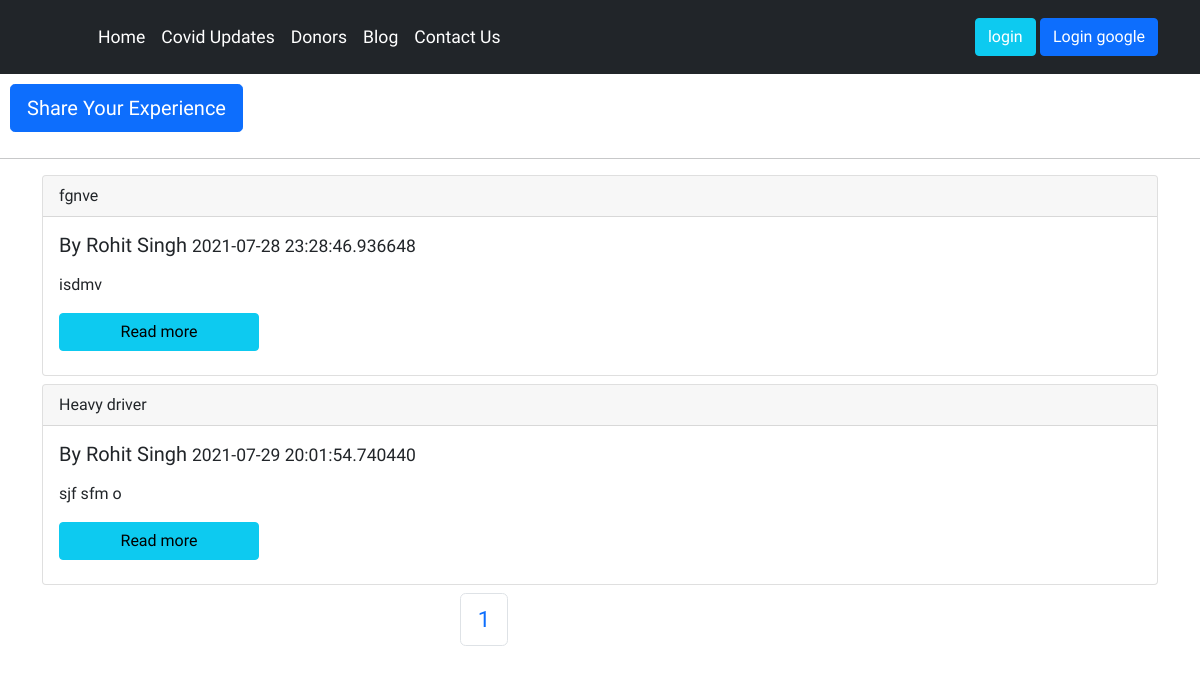
Screenshot of /blog/ with the database file from the repository.
### blog/models.py (models this page shows, shortened)
class Post(models.Model):
    sno=models.AutoField(primary_key=True)
    title=models.CharField(max_length=255)
    author=models.CharField(max_length=50)
    authorUsername=models.CharField(max_length=50, default="")
    Timestamp=models.CharField(max_length=50)
    blog_img = models.ImageField(upload_to='')
    content=models.TextField()

### blog/views.py (the view)
# urls.py: path('', views.blogHome, name='blogHome'),
def blogHome(request):
    post = Post.objects.all().order_by('sno')
    paginator = Paginator(post, 4)
    Page_number = request.GET.get('page')
    Page_obj = paginator.get_page(Page_number)
    messages.success(request, "Your message has been successfully sent")
    return render(request, 'blog/blogHome.html', {"page_obj": Page_obj})

### templates/blog/blogHome.html (shortened to what this page needs)
{% extends 'base.html' %}
{% block body %}
<a href="/blog/addblog">
  <button type="button" id="share" class="btn btn-lg btn-primary">Share Your Experience</button>
</a>
<hr>
<div class="container">
  {% for post in page_obj %}
  <div class="card my-2 cardd {% cycle 'left1' 'right1' 'left2' 'right2' %}">
    <div class="card-header">
      {{post.title}}
    </div>
    <div class="card-body">
      <h5 class="card-title">By {{post.author}} <small>{{post.Timestamp}} </small></h5>
      <p class="card-text">
        {% autoescape off %}{{post.content|slice:200}}{% endautoescape %}
      </p>
      <a href="/blog/{{post.sno}}" class="btn btn-info my-2 block">Read more</a>
    </div>
  </div>
  {% endfor %}
  <div id="pagination">
    <nav aria-label="Page navigation example">
      <ul class="pagination">
        <li class="page-item  right2"><a class="page-link" href="#">{{page_obj.number}}</a></li>
      </ul>
    </nav>
  </div>
</div>
{% endblock %}

### templates/blog/blogHome.html (style rules this page uses)
#pagination { margin: auto; width: 200px; zoom: 1.4; }
#share { margin: 10px; }
.left1 { animation: left1 0.3s ease-out 1 forwards; }
.right1 { position: relative; right: -200px; visibility: hidden; animation: right1 0.3s ease-out 1 0.2s forwards; }
.right2 { position: relative; right: -200px; visibility: hidden; animation: right1 0.3s ease-in 1 0.7s forwards; }
.block { display: block; width: 200px; }

### templates/base.html (style rules this page uses)
* { font-family: 'Baloo Bhai 2', cursive; padding: 0; margin: 0; z-index: 1; }
a { text-decoration: none; color: white; font: weight 9px; }
* { -webkit-box-sizing: border-box; -moz-box-sizing: border-box; box-sizing: border-box; }

### rows the page displays
Post: title "fgnve", author "Rohit Singh", Timestamp "2021-07-28 23:28:46.936648", content "isdmv"
Post: title "Heavy driver", author "Rohit Singh", Timestamp "2021-07-29 20:01:54.740440", content "sjf sfm o"

### other values shown
{{ page_obj.number }} "1"
